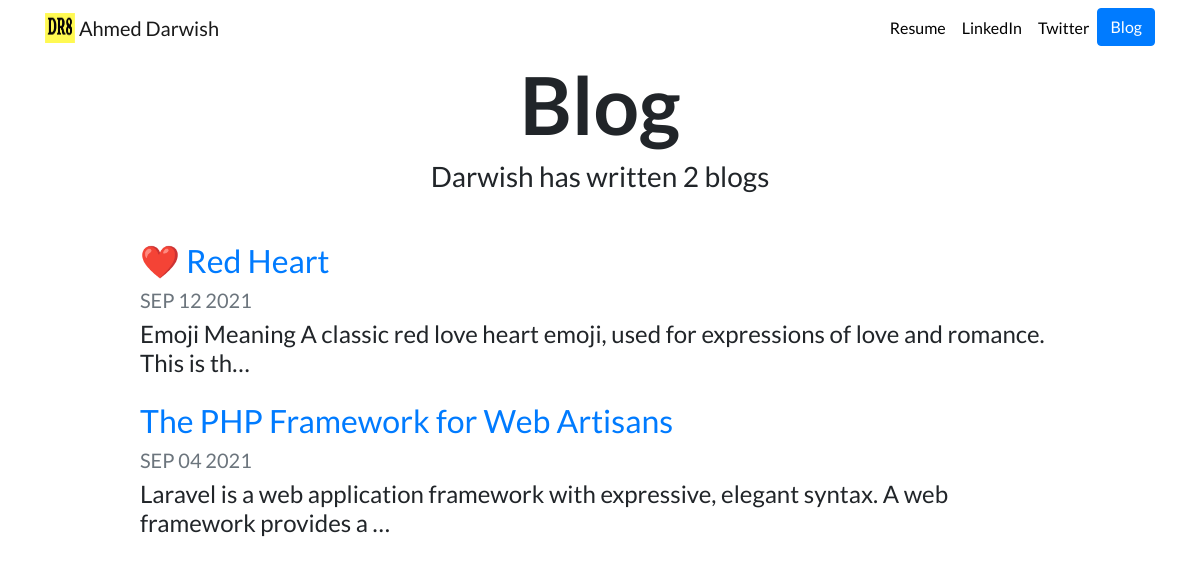
Screenshot of /blog/ with the database file from the repository.
### blog/models.py (models this page shows, shortened)
class Blog(models.Model):
    title = models.CharField(max_length = 200)
    description = models.TextField()
    date = models.DateField()

### blog/views.py (the view)
# urls.py: path('',views.all_blogs, name = 'all_blogs'),
def all_blogs(request):
    blogs = Blog.objects.order_by('-date')
    return render(request, 'blog/all_blogs.html', {'blogs': blogs})

### blog/templates/blog/all_blogs.html
{% extends "portfolio/base.html" %}
{% load static %}
{% block content %}
<h1 id="blogtitle" class="font-weight-bold text-center">Blog</h1>
<h3 class="text-center mb-5">Darwish has written {{ blogs.count }} blog{{ blogs.count|pluralize }}</h3>
{% for blog in blogs %}
<div class="row justify-content-center my-3">
  <div class="col-md-10">
    <a href="{% url 'blog:detail' blog.id %}">
      <h2>{{ blog.title }}</h2>
    </a>
    <h5 class="text-muted">{{ blog.date|date:'M d Y'|upper }}</h5>
    <h4>{{ blog.description|striptags|truncatechars:100 }}</h4>
  </div>
</div>
{% endfor %}
{% endblock %}

### portfolio/static/portfolio/custom.css (style rules this page uses)
body { font-family: 'Lato', sans-serif; }
#blogtitle { font-size: 5rem; }

### rows the page displays
Blog: title "❤️ Red Heart", date "SEP 12 2021", description "Emoji Meaning A classic red love heart emoji, used for expressions of love and romance. This is th…"
Blog: title "The PHP Framework for Web Artisans", date "SEP 04 2021", description "Laravel is a web application framework with expressive, elegant syntax. A web framework provides a …"

### other values shown
{{ blogs.count }} "2"
